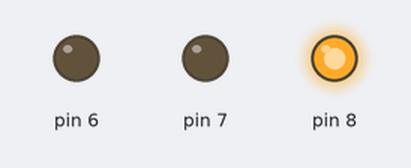
A sketch run on a simulated Arduino Uno, built with avr-gcc and run on an emulated ATmega328P. Shown: output pins drawn as LEDs (lit = HIGH).

Above: at 0.2 s.
At 9.2 s:
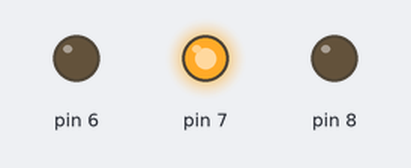
At 19.2 s:
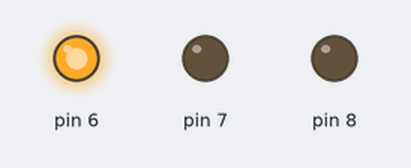
At 38.7 s:
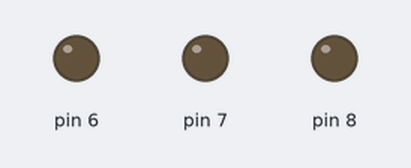
Timing chart, 0 to 39.0 s (numbered marks = the images above):
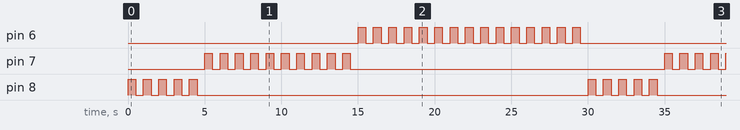

Measured:
- by itself, pin 6: repeats every 30.0 s: HIGH 0.50 s, LOW 15.5 s, 14 × (HIGH 0.50 s, LOW 0.50 s)
- by itself, pin 7: repeats every 30.0 s: 9 × (LOW 0.50 s, HIGH 0.50 s), LOW 20.5 s, HIGH 0.50 s
- by itself, pin 8: repeats every 30.0 s: 4 × (LOW 0.50 s, HIGH 0.50 s), LOW 25.5 s, HIGH 0.50 s

The sketch:

Led.ino
```cpp
void setup() {
  // put your setup code here, to run once:
  pinMode(8, OUTPUT);
  pinMode(7, OUTPUT);
  pinMode(6, OUTPUT);
}

int i = 0;

void loop() {
  // put your main code here, to run repeatedly:
  for(i = 0;i < 5;i++){
    digitalWrite(8, HIGH);
    delay(500);
    digitalWrite(8, LOW);
    delay(500);
  } // red led; 5 times

  for(i = 0;i < 10;i++){
    digitalWrite(7, HIGH);
    delay(500);
    digitalWrite(7, LOW);
    delay(500);
  } // yellow led; 10 times

  for(i = 0;i < 15;i++){
    digitalWrite(6, HIGH);
    delay(500);
    digitalWrite(6, LOW);
    delay(500);
  } // green led; 15 times
}
```
